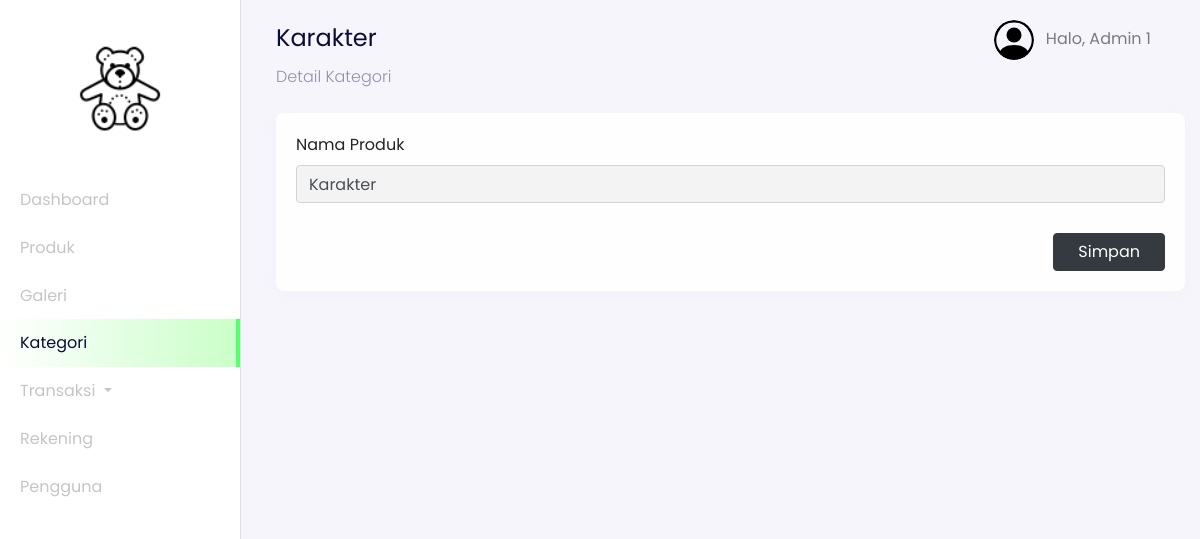
Page /admin?page=categories-details&id=8 (signed in) on the committed database.
### tables this page shows
CREATE TABLE `users` (
  `id_user` int(11) NOT NULL,
  `name` varchar(255) NOT NULL,
  `email` varchar(255) NOT NULL,
  `password` varchar(255) NOT NULL,
  `address` text DEFAULT NULL,
  `phone_number` varchar(255) NOT NULL,
  `postal_code` varchar(191) NOT NULL,
  `roles` varchar(255) NOT NULL
);

CREATE TABLE `categories` (
  `id` int(11) NOT NULL,
  `category_name` varchar(255) NOT NULL,
  `slug` varchar(255) NOT NULL
);

### config/config.php (called while the page is built, shortened)
<?php
$host = 'localhost';
$user = 'root';
$password = '';
$dbname = 'bricks';
$conn = mysqli_connect($host, $user, $password, $dbname);
function query($query)
{
    global $conn;
    $result = mysqli_query($conn, $query);
    $rows = [];
    while ($row = mysqli_fetch_assoc($result)) {
        $rows[] = $row;
    }
    return $rows;
}

### admin/dashboard-categories-details.php (the view, shortened to what this page needs)
<?php
$id = $_GET["id"];
$categories = query("SELECT * FROM categories WHERE id = $id")[0];
?>
<nav
  class="navbar navbar-expand-lg navbar-light navbar-store fixed-top"
  data-aos="fade-down"
>
  <div class="container-fluid">
    <div class="collpase navbar-collapse" id="navbarResponsive">
      <ul class="navbar-nav d-none d-lg-flex ml-auto">
        <li class="nav-item dropdown">
          <a
            href="#"
            class="nav-link"
            id="navbarDropdown"
            role="button"
            data-toggle="dropdown"
          >
          <img
              src="../assets/images/person-circle.svg"
              alt="profile"
              height="40px"
              class="rounded-circle mr-2 profile-picture"
            />
            <?php
              $id_user = $_SESSION['user'];
              $user = query("SELECT * FROM users WHERE id_user = $id_user")[0];
            ?>
            Halo, <?= $user["name"]; ?>
          </a>
        </li>
      </ul>
    </div>
  </div>
</nav>
<div
  class="section-content section-dashboard-home"
  data-aos="fade-up"
>
  <div class="container-fluid">
    <div class="dashboard-heading">
      <h2 class="dashboard-title"><?= $categories["category_name"]; ?></h2>
      <p class="dashboard-subtitle">Detail Kategori</p>
    </div>
    <div class="dashboard-content">
      <div class="row">
        <div class="col-12 mt-2">
          <form action="" method="POST" enctype="multipart/form-data">
            <div class="card">
              <div class="card-body">
                <div class="row">
                  <div class="col-md-12">
                    <div class="form-group">
                      <label for="name">Nama Produk</label>
                      <input type="text" id="name" class="form-control"  name="name" value="<?= $categories["category_name"]; ?>">
                    </div>
                  </div>
                </div>
                <div class="row">
                  <div class="col-12 text-right">
                    <button
                      type="submit"
                      name="updateCategory"
                      class="btn btn-dark px-4"
                    >
                      Simpan
                    </button>
                  </div>
                </div>
              </div>
            </div>
          </form>
        </div>
      </div>
    </div>
  </div>
</div>

### rows in the picture
users: name "Admin 1"
categories: category_name "Karakter", name "Karakter"
